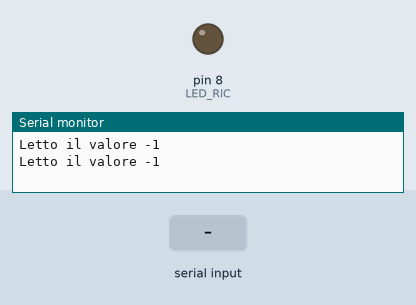
Recording of a sketch running on a simulated Arduino Uno, built with avr-gcc and run on an emulated ATmega328P. Shown: output pins drawn as LEDs (lit = HIGH), the last lines printed to the serial monitor. The test bench sets the inputs (shaded band).

Above: at 1.2 s.
1.3 s: byte 45 (45) received over Serial
At 2.4 s:
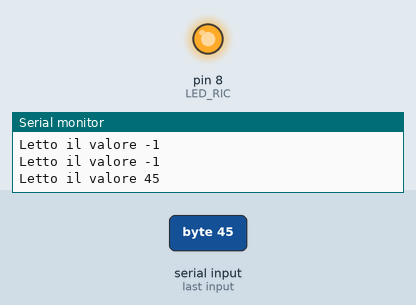
Timing chart, 0 to 4.3 s (numbered marks = the images above; inputs shaded):
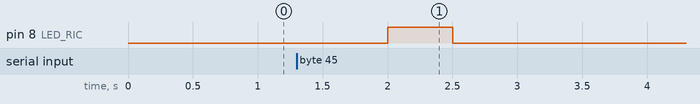

The sketch:

_12_riv_Seriale.ino
```cpp
int LED_RIC = 8;
int num = 0;

void setup() {

  pinMode(LED_RIC, OUTPUT);

  Serial.begin(9600);
}

void loop() {
  num = Serial.read(); //Read the serial data and store in var
  Serial.print("Letto il valore ");
  Serial.println(num); //Print data on Serial Monitor
  if (num == 45) digitalWrite(LED_RIC, HIGH);
  delay(500);
  digitalWrite(LED_RIC, LOW);
  delay(500);
}
```

Measured:
- after the input at 1.3 s, pin 8 (LED_RIC): LOW → HIGH after 0.70 s, → LOW 0.50 s later
